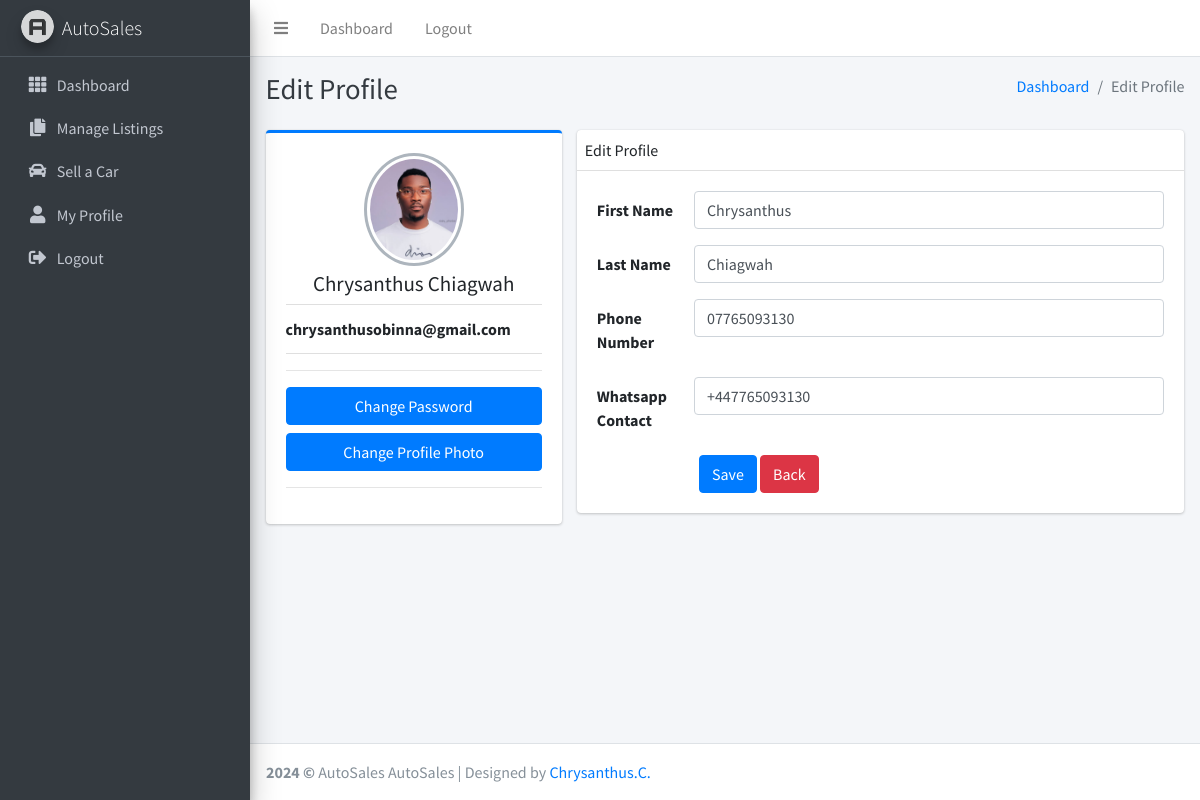
Screenshot of /user/manage_user_profile.php (signed in) with the database file from the repository.
### tables this page shows
CREATE TABLE `website_info` (
  `id` int(11) NOT NULL,
  `domain_name` text NOT NULL,
  `company_name` text NOT NULL,
  `company_phonenumber` text NOT NULL,
  `company_emailaddress` text NOT NULL,
  `company_address` text NOT NULL,
  `admin_username` text NOT NULL,
  `admin_password` text NOT NULL
);

CREATE TABLE `users` (
  `id` bigint(20) NOT NULL,
  `profile_picture` text DEFAULT NULL,
  `first_name` text NOT NULL,
  `last_name` text NOT NULL,
  `phone_number` text NOT NULL,
  `whatsapp_contact` text DEFAULT NULL,
  `email_address` text NOT NULL,
  `password` text NOT NULL
);

### set.php (called while the page is built, shortened)
<?php
	$db_host = 'localhost';
	$db_user = 'root';
	$db_pass = '';
	$db_name = 'car_sale';
	$con = mysqli_connect($db_host,$db_user,$db_pass,$db_name);
			$query_website_info=mysqli_fetch_assoc(mysqli_query($con,"SELECT * FROM website_info WHERE id='1'")) or die(mysqli_error($con));
			$company_name						=			$query_website_info['company_name'];
?>

### user/user_inc.php (called while the page is built, shortened)
<?php
	$logged_user			=	$_SESSION["user"];
	$query_logged_user_info	=	mysqli_fetch_assoc(mysqli_query($con,"SELECT * FROM users WHERE email_address='$logged_user'"));
	$profile_picture						=			$query_logged_user_info['profile_picture'];
	$first_name								=			$query_logged_user_info['first_name'];
	$last_name								=			$query_logged_user_info['last_name'];
	$phone_number							=			$query_logged_user_info['phone_number'];
	$whatsapp_contact						=			$query_logged_user_info['whatsapp_contact'];
?>

### user/manage_user_profile.php (the view, shortened to what this page needs)
<?php
include("../set.php");
include("user_inc.php");
?>
<!DOCTYPE html>
<html>
<head>
  <link rel="stylesheet" href="../_source/plugins/fontawesome-free/css/all.min.css">
  <link rel="stylesheet" href="https://code.ionicframework.com/ionicons/2.0.1/css/ionicons.min.css">
  <link rel="stylesheet" href="../_source/plugins/tempusdominus-bootstrap-4/css/tempusdominus-bootstrap-4.min.css">
  <link rel="stylesheet" href="../_source/plugins/icheck-bootstrap/icheck-bootstrap.min.css">
  <link rel="stylesheet" href="../_source/plugins/jqvmap/jqvmap.min.css">
  <link rel="stylesheet" href="../_source/dist/css/adminlte.min.css">
  <link rel="stylesheet" href="../_source/plugins/overlayScrollbars/css/OverlayScrollbars.min.css">
  <link rel="stylesheet" href="../_source/plugins/daterangepicker/daterangepicker.css">
  <link rel="stylesheet" href="../_source/plugins/summernote/summernote-bs4.css">
</head>
<body class="hold-transition sidebar-mini layout-fixed layout-navbar-fixed">
<div class="wrapper">
  <nav class="main-header navbar navbar-expand navbar-white navbar-light">
    <ul class="navbar-nav">
      <li class="nav-item">
        <a class="nav-link" data-widget="pushmenu" href="#"><i class="fas fa-bars"></i></a>
      </li>
      <li class="nav-item d-none d-sm-inline-block">
        <a href="index.php" class="nav-link">Dashboard</a>
      </li>
      <li class="nav-item d-none d-sm-inline-block">
        <a href="logout.php" class="nav-link">Logout</a>
      </li>
    </ul>
   </nav>
<?php include("side_bar.php"); ?>
  <div class="content-wrapper">
    <div class="content-header">
      <div class="container-fluid">
        <div class="row mb-2">
          <div class="col-sm-6">
            <h1 class="m-0 text-dark">Edit Profile</h1>
          </div>
        <div class="col-sm-6">
            <ol class="breadcrumb float-sm-right">
              <li class="breadcrumb-item"><a href="index.php">Dashboard</a></li>
              <li class="breadcrumb-item active">Edit Profile</li>
            </ol>
          </div>
        </div>
      </div>
    </div>
    <section class="content">
      <div class="container-fluid">
	        <div class="row">
          <div class="col-md-4">
            <div class="card card-primary card-outline">
              <div class="card-body box-profile">
                <div class="text-center">
                  <img class="profile-user-img img-fluid img-circle"
                       src="../uploads/<?php echo $profile_picture; ?>"
                       alt="User profile picture">
                </div>
                <h3 class="profile-username text-center"><?php echo $first_name." ".$last_name; ?> </h3>
                <ul class="list-group list-group-unbordered mb-3">
                  <li class="list-group-item">
                    <b class="text-center"><?php echo $_SESSION["user"]; ?></b>
                  </li>
                </ul>
				<hr/>
                          <button type="button" onclick="window.location='change_password.php'" class="btn-block btn btn-primary">Change Password</button>
                          <button type="button" onclick="window.location='change_profile_pic.php'" class="btn-block btn btn-primary">Change Profile Photo</button>
				<hr/>
              </div>
            </div>
          </div>
          <div class="col-md-8">
            <div class="card">
              <div class="card-header p-2">
			  Edit Profile
             </div>
              <div class="card-body">
                <div class="tab-content">
                  <div class="active tab-pane" id="activity">
                    <form  action="" method="POST" class="form-horizontal">
                      <div class="form-group row">
                        <label for="inputName" class="col-sm-2 col-form-label">First Name</label>
                        <div class="col-sm-10">
                          <input type="text" class="form-control" value="<?php echo $first_name; ?>"  name="first_name" placeholder="Full Name" required>
                        </div>
                      </div>
                      <div class="form-group row">
                        <label for="inputName" class="col-sm-2 col-form-label">Last Name</label>
                        <div class="col-sm-10">
                          <input type="text" class="form-control" value="<?php echo $last_name; ?>"  name="last_name" placeholder="Last Name" required>
                        </div>
                      </div>
                      <div class="form-group row">
                        <label for="inputEmail" class="col-sm-2 col-form-label">Phone Number</label>
                        <div class="col-sm-10">
                          <input type="text" class="form-control"  value="<?php echo $phone_number; ?>"  name="phone_number"  placeholder="Phone Number" required>
                        </div>
                      </div>
                      <div class="form-group row">
                        <label for="inputEmail" class="col-sm-2 col-form-label">Whatsapp Contact</label>
                        <div class="col-sm-10">
                          <input type="text" class="form-control"  value="<?php echo $whatsapp_contact; ?>"  name="whatsapp_contact"  placeholder="Whatsapp Contact" required>
                        </div>
                      </div>
                       <div class="offset-sm-2 col-sm-10">
                          <button type="submit" name="submit" class="btn btn-primary">Save</button>
                          <button type="button" onclick="javascript: history.go(-1);" class="btn btn-danger">Back</button>
                        </div>
                      </div>
                  </div>
                </div>
              </div>
            </div>
          </div>
        </div>
      </div>
  </div>
  <footer class="main-footer">
    <strong><script>document.write(new Date().getFullYear());</script> &copy;  </strong>
    <?php echo $company_name; ?>    <?php echo $company_name; ?> | Designed by <a href="www.linkedin.com/in/chrysanthus-obinna">Chrysanthus.C.</a>
  </footer>
</body>
</html>

### user/side_bar.php (shortened to what this page needs)
<aside class="main-sidebar sidebar-dark-primary elevation-4">
  <a href="index.php" class="brand-link">
    <img src="../_source/dist/img/AdminLTELogo.png" alt="AdminLTE Logo" class="brand-image img-circle elevation-3"
         style="opacity: .8">
    <span class="brand-text font-weight-light"><?php echo $company_name; ?> </span>
  </a>
  <div class="sidebar">
    <nav class="mt-2">
      <ul class="nav nav-pills nav-sidebar flex-column" data-widget="treeview" role="menu" data-accordion="false">
        <li class="nav-item">
          <a href="index.php" class="nav-link">
            <i class="nav-icon fas fa-th"></i>
            <p>Dashboard</p>
          </a>
        </li>
       <li class="nav-item has-treeview">
          <a href="manage_cars.php" class="nav-link">
	  <i class="nav-icon fas fa-copy"></i>
            <p>
              Manage Listings
             </p>
          </a>
        </li>
       <li class="nav-item has-treeview">
          <a href="add_new_car.php" class="nav-link">
	  <i class="nav-icon fas fa-car"></i>
            <p>
              Sell a Car
             </p>
          </a>
        </li>
       <li class="nav-item has-treeview">
          <a href="manage_user_profile.php" class="nav-link">
	  <i class="nav-icon fas fa-user"></i>
            <p>
              My Profile
             </p>
          </a>
        </li>
       <li class="nav-item has-treeview">
          <a href="exit.php" class="nav-link">
	  <i class="nav-icon fas fa-sign-out-alt"></i>
            <p>
              Logout
             </p>
          </a>
        </li>
      </ul>
    </nav>
  </div>
</aside>

### rows the page displays
website_info: company_name "AutoSales"
users: profile_picture (picture), first_name "Chrysanthus", last_name "Chiagwah", phone_number "07765093130", whatsapp_contact "+447765093130"

### other values shown
$_SESSION["user"] "chrysanthusobinna@gmail.com"
